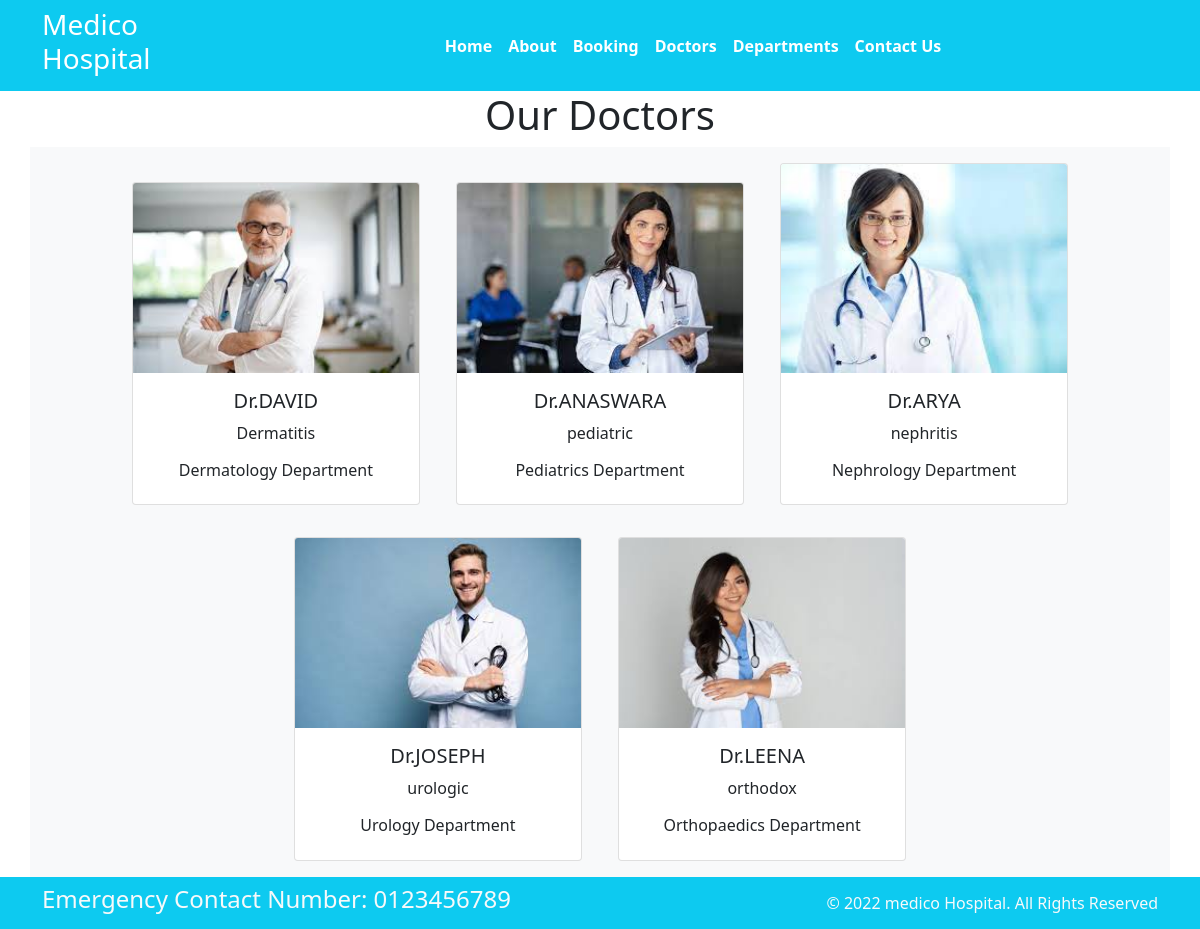
The app's page /doctors/ with its own data.
### home/models.py (models this page shows, shortened)
class Doctors(models.Model):
    doct_name = models.CharField(max_length=100)
    doct_spec = models.CharField(max_length=255)
    dept_name = models.ForeignKey(Departments,on_delete=models.CASCADE)
    doct_image = models.ImageField(upload_to='doctors')

class Departments(models.Model):
    dept_name = models.CharField(max_length=100)
    dept_description = models.TextField()
    def __str__(self):
        return self.dept_name

### home/views.py (the view)
# urls.py: path('doctors/', views.doctors, name='doctors'),
def doctors(request):
    dict_docs ={
        'doctors':Doctors.objects.all()
    }
    return render(request,'doctors.html',dict_docs)

### templates/doctors.html (shortened to what this page needs)
{% extends 'base.html' %}
{% block content %}
<h1 class="text-center">Our Doctors </h1>
<div class="container text-center bg-light">
{% for d in doctors%}
  <div class="card text-center mx-3 my-3"  style="width: 18rem; display:inline-block">
  <img src="{{d.doct_image.url}}" class="card-img-top" alt="...">
  <div class="card-body">
    <h5 class="card-title">Dr.{{d.doct_name}}</h5>
    <p class="card-text">{{d.doct_spec}}</p>
    <h6 class="card-title">{{d.dept_name}} Department</h6>
  </div>
</div>
{%endfor%}
</div>
{% endblock %}

### templates/base.html (shortened to what this page needs)
{% load static %}
<!DOCTYPE html>
<html>
  <head>
    <link rel="stylesheet"
      href=" https://cdn.jsdelivr.net/npm/bootstrap@5.1.3/dist/css/bootstrap.min.css ">
    <link rel="stylesheet"
      href="https://use.fontawesome.com/releases/v5.2.0/css/all.css">
    <link rel="stylesheet" href="{% static '/css/style.css'%}">
  </head>
  <body>
    <nav class="navbar bg-info navbar-expand-md ">
      <div class="container">
        <div class="col-2 text-left pl-md-0">
          <h3 class="text-white"> Medico Hospital </h3>
        </div>
        <div
          class="collapse navbar-collapse justify-content-center col-md-8 navbar-collapse-3">
          <ul class="navbar-nav justify-content-center  fw-bold">
            <li class="nav-item active">
              <a class="nav-link text-white" href="{% url 'home' %}">Home </a>
            </li>
            <li class="nav-item">
              <a class="nav-link text-white" href="{% url 'about' %}">About</a>
            </li>
            <li class="nav-item">
              <a class="nav-link text-white" href="{% url 'booking' %}">Booking</a>
            </li>
            <li class="nav-item">
              <a class="nav-link text-white" href="{% url 'doctors' %}">Doctors</a>
            </li>
			 <li class="nav-item">
              <a class="nav-link text-white" href="{% url 'department' %}">Departments</a>
            </li>
            <li class="nav-item">
              <a class="nav-link text-white" href="{% url 'contacts' %}">Contact Us</a>
            </li>
          </ul>
        </div>
      </div>
    </nav>
{% block content %} {% endblock %}
    <section class="">
      <footer class="pt-2 pb-2  bg-info text-light">
        <div class="container">
          <div class="row align-items-center">
            <div class="col-12 col-md-8">
              <h4>Emergency Contact Number: 0123456789</h4>
            </div>
            <div class="col-12 col-md-4 mt-4 mt-md-0 text-center text-md-end">
              © 2022 medico Hospital. All Rights Reserved
            </div>
          </div>
        </div>
      </footer>
    </section>
  </body>
</html>

### records on screen
Doctors: doct_image (picture), doct_name "DAVID", doct_spec "Dermatitis", dept_name "Dermatology"
Doctors: doct_image (picture), doct_name "ANASWARA", doct_spec "pediatric", dept_name "Pediatrics"
Doctors: doct_image (picture), doct_name "ARYA", doct_spec "nephritis", dept_name "Nephrology"
Doctors: doct_image (picture), doct_name "JOSEPH", doct_spec "urologic", dept_name "Urology"
Doctors: doct_image (picture), doct_name "LEENA", doct_spec "orthodox", dept_name "Orthopaedics"
